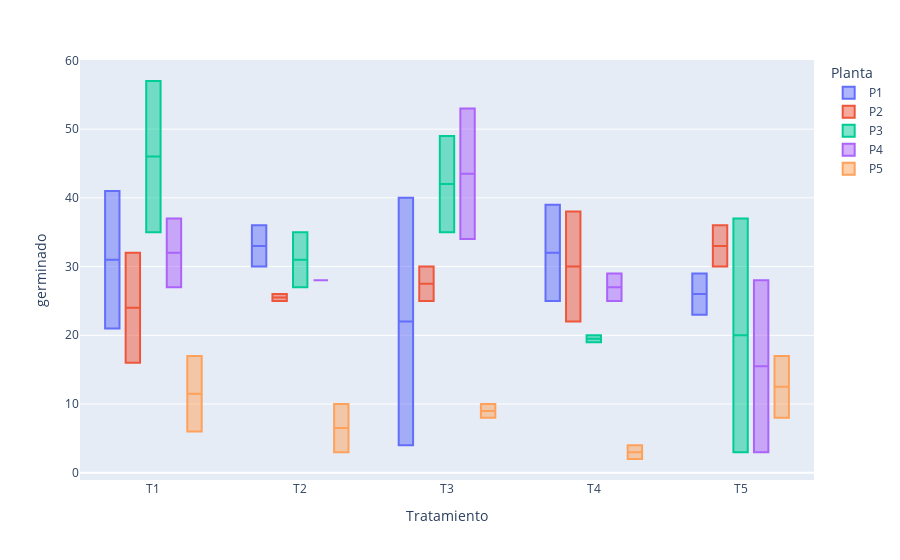

Source (notebook cell):
### Code cell
#Grafico interactivo de % de germinación separado por tratamiento mostrando cada planta. NOTA se pueden desactivar las plantas individualmente
#Haciendo click en cada caja
#
import plotly.express as px

df = pd.read_excel("DB.xls", sheet_name="db")
Muestral1=df[df['Muestral']==2]

fig = px.box(Muestral1, x="Tratamiento", y="germinado", color="Planta")
fig.update_traces(quartilemethod="exclusive") # or "inclusive", or "linear" by default
fig.show()

### Figure 1 — Plotly figure (JSON) as saved in the notebook; plotly's stock layout.template omitted (floating-point values rounded to 4 significant figures)
{"data": [{"alignmentgroup": "True", "hovertemplate": "Planta=P1<br>Tratamiento=%{x}<br>germinado=%{y}<extra></extra>", "legendgroup": "P1", "marker": {"color": "#636efa"}, "name": "P1", "notched": false, "offsetgroup": "P1", "orientation": "v", "quartilemethod": "exclusive", "showlegend": true, "type": "box", "x": ["T1", "T1", "T2", "T2", "T3", "T3", "T4", "T4", "T5", "T5"], "x0": " ", "xaxis": "x", "y": [21, 41, 30, 36, 40, 4, 39, 25, 29, 23], "y0": " ", "yaxis": "y"}, {"alignmentgroup": "True", "hovertemplate": "Planta=P2<br>Tratamiento=%{x}<br>germinado=%{y}<extra></extra>", "legendgroup": "P2", "marker": {"color": "#EF553B"}, "name": "P2", "notched": false, "offsetgroup": "P2", "orientation": "v", "quartilemethod": "exclusive", "showlegend": true, "type": "box", "x": ["T1", "T1", "T2", "T2", "T3", "T3", "T4", "T4", "T5", "T5"], "x0": " ", "xaxis": "x", "y": [32, 16, 25, 26, 30, 25, 22, 38, 30, 36], "y0": " ", "yaxis": "y"}, {"alignmentgroup": "True", "hovertemplate": "Planta=P3<br>Tratamiento=%{x}<br>germinado=%{y}<extra></extra>", "legendgroup": "P3", "marker": {"color": "#00cc96"}, "name": "P3", "notched": false, "offsetgroup": "P3", "orientation": "v", "quartilemethod": "exclusive", "showlegend": true, "type": "box", "x": ["T1", "T1", "T2", "T2", "T3", "T3", "T4", "T4", "T5", "T5"], "x0": " ", "xaxis": "x", "y": [35, 57, 35, 27, 35, 49, 19, 20, 37, 3], "y0": " ", "yaxis": "y"}, {"alignmentgroup": "True", "hovertemplate": "Planta=P4<br>Tratamiento=%{x}<br>germinado=%{y}<extra></extra>", "legendgroup": "P4", "marker": {"color": "#ab63fa"}, "name": "P4", "notched": false, "offsetgroup": "P4", "orientation": "v", "quartilemethod": "exclusive", "showlegend": true, "type": "box", "x": ["T1", "T1", "T2", "T2", "T3", "T3", "T4", "T4", "T5", "T5"], "x0": " ", "xaxis": "x", "y": [37, 27, 28, 28, 34, 53, 25, 29, 28, 3], "y0": " ", "yaxis": "y"}, {"alignmentgroup": "True", "hovertemplate": "Planta=P5<br>Tratamiento=%{x}<br>germinado=%{y}<extra></extra>", "legendgroup": "P5", "marker": {"color": "#FFA15A"}, "name": "P5", "notched": false, "offsetgroup": "P5", "orientation": "v", "quartilemethod": "exclusive", "showlegend": true, "type": "box", "x": ["T1", "T1", "T2", "T2", "T3", "T3", "T4", "T4", "T5", "T5"], "x0": " ", "xaxis": "x", "y": [6, 17, 10, 3, 10, 8, 2, 4, 17, 8], "y0": " ", "yaxis": "y"}], "layout": {"boxmode": "group", "legend": {"title": {"text": "Planta"}, "tracegroupgap": 0}, "margin": {"t": 60}, "xaxis": {"anchor": "y", "domain": [0, 1], "title": {"text": "Tratamiento"}}, "yaxis": {"anchor": "x", "domain": [0, 1], "title": {"text": "germinado"}}}}
